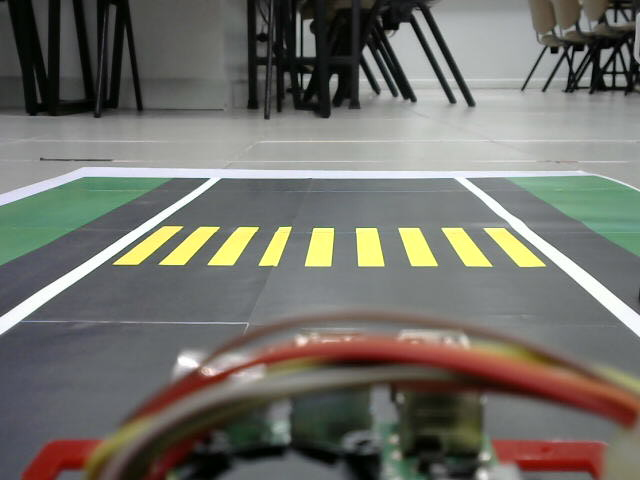
#> input picture my_photo-1.jpg, 640 x 480 px
$ python -i tempCodeRunnerFile.py   (imports and definitions only)
#> lines starting #> are read from the running program, lines starting #| are printed output that depends on the picture; after the words box and inside, x2 and y2 are one past the last pixel; in counts of white or black regions, pixels touching at a corner belong together
#> further down, picture is the input picture: shape (480, 640, 3); mean B, G, R 105.8, 112.6, 113.9
import cv2 as cv
import numpy as np

def white_detect(frame):
    try:
        blur = cv.GaussianBlur(frame, (5,5), 0)
        # --- Detect only white ---
        hsv = cv.cvtColor(blur, cv.COLOR_BGR2HSV)
#> hsv: shape (480, 640, 3); mean H, S, V 61.9, 40.3, 119.4
        lower_white = np.array([0,0,200])
        upper_white = np.array([180, 40, 255])
        mask = cv.inRange(hsv, lower_white, upper_white)
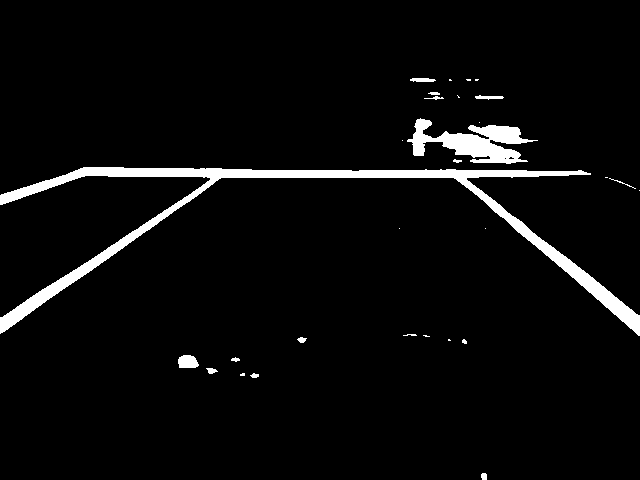
#> mask: shape (480, 640); 4.3% white; 29 white regions (14 under 20 px), largest, box (x1, y1, x2, y2) and area: (0, 167, 640, 336) 9772, (407, 118, 538, 164) 2707, (178, 355, 199, 368) 226
        white_only = cv.bitwise_and(blur, blur, mask=mask)
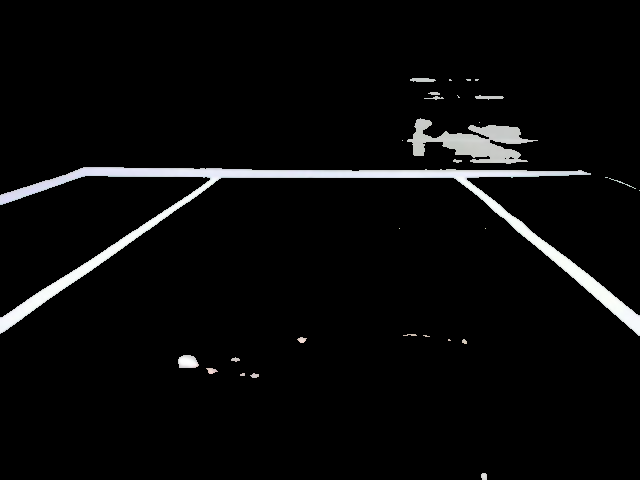
#> white_only: shape (480, 640, 3); mean B, G, R 9.9, 9.8, 9.6

    except:
        pass
    return white_only


video_path = "my_video-3.mkv"
# [3 lines not run here, left out]

previous = 320
Y = 120

# Define your ROI coordinates (y1:y2, x1:x2)
y1, y2 = 140, 150
x1, x2 = 0, 320

# [20 lines not run here, left out]

>>> import cv2
>>> picture = cv2.imread('my_photo-1.jpg')
>>> result = white_detect(picture)

$ run again, on my_photo-2.jpg
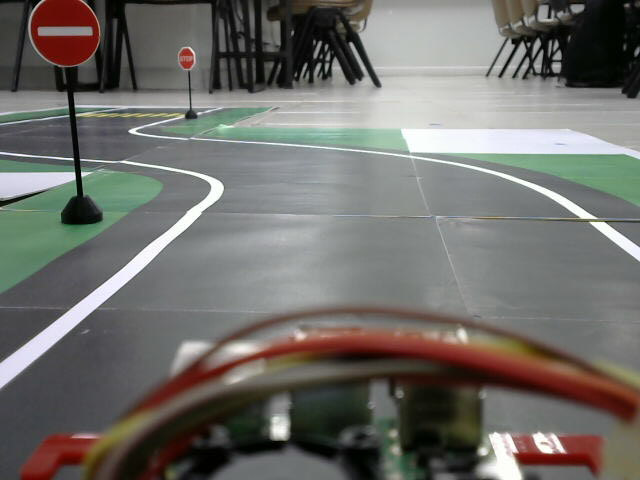
#> input picture my_photo-2.jpg, 640 x 480 px
#> picture is the input picture: shape (480, 640, 3); mean B, G, R 105.6, 109.9, 111.6
#> hsv: shape (480, 640, 3); mean H, S, V 60.3, 40.1, 116.7
#> in white_detect, `mask = cv.inRange(hsv, lower_white, upper_white)`:
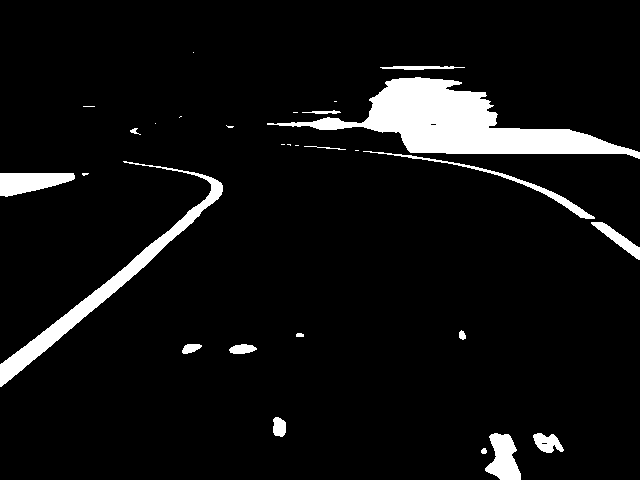
#> mask: shape (480, 640); 6.7% white; 29 white regions (12 under 20 px), largest, box (x1, y1, x2, y2) and area: (267, 77, 640, 159) 11194, (0, 161, 223, 387) 4148, (0, 173, 75, 197) 1238
#> in white_detect, `white_only = cv.bitwise_and(blur, blur, mask=mask)`:
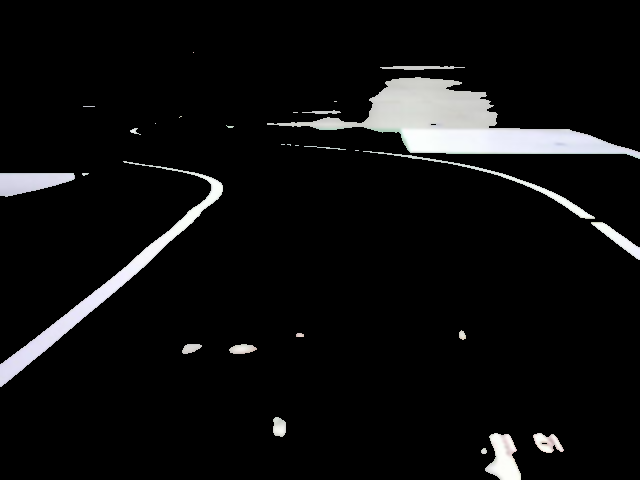
#> white_only: shape (480, 640, 3); mean B, G, R 15.2, 15, 14.9
